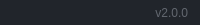
              <widget class="QFrame" name="frame_grip">
               <property name="minimumSize">
                <size>
                 <width>0</width>
                 <height>25</height>
                </size>
               </property>
               <property name="maximumSize">
                <size>
                 <width>16777215</width>
                 <height>25</height>
                </size>
               </property>
               <property name="styleSheet">
                <string notr="true">background-color: rgb(33, 37, 43);</string>
               </property>
               <property name="frameShape">
                <enum>QFrame::NoFrame</enum>
               </property>
               <property name="frameShadow">
                <enum>QFrame::Raised</enum>
               </property>
               <layout class="QHBoxLayout" name="horizontalLayout_6">
                <property name="spacing">
                 <number>0</number>
                </property>
                <property name="leftMargin">
                 <number>0</number>
                </property>
                <property name="topMargin">
                 <number>0</number>
                </property>
                <property name="rightMargin">
                 <number>2</number>
                </property>
                <property name="bottomMargin">
                 <number>0</number>
                </property>
                <item>
                 <widget class="QFrame" name="frame_label_bottom">
                  <property name="frameShape">
                   <enum>QFrame::NoFrame</enum>
                  </property>
                  <property name="frameShadow">
                   <enum>QFrame::Raised</enum>
                  </property>
                  <layout class="QHBoxLayout" name="horizontalLayout_7">
                   <property name="spacing">
                    <number>0</number>
                   </property>
                   <property name="leftMargin">
                    <number>10</number>
                   </property>
                   <property name="topMargin">
                    <number>0</number>
                   </property>
                   <property name="rightMargin">
                    <number>10</number>
                   </property>
                   <property name="bottomMargin">
                    <number>0</number>
                   </property>
                   <item>
                    <widget class="QLabel" name="label_credits">
                     <property name="font">
                      <font>
                       <family>Segoe UI</family>
                      </font>
                     </property>
                     <property name="styleSheet">
                      <string notr="true">color: rgb(98, 103, 111);</string>
                     </property>
                     <property name="text">
                      <string/>
                     </property>
                    </widget>
                   </item>
                   <item>
                    <widget class="QLabel" name="label_version">
                     <property name="maximumSize">
                      <size>
                       <width>100</width>
                       <height>16777215</height>
                      </size>
                     </property>
                     <property name="font">
                      <font>
                       <family>Segoe UI</family>
                      </font>
                     </property>
                     <property name="styleSheet">
                      <string notr="true">color: rgb(98, 103, 111);</string>
                     </property>
                     <property name="text">
                      <string>v2.0.0</string>
                     </property>
                     <property name="alignment">
                      <set>Qt::AlignRight|Qt::AlignTrailing|Qt::AlignVCenter</set>
                     </property>
                    </widget>
                   </item>
                  </layout>
                 </widget>
                </item>
               </layout>
              </widget>
